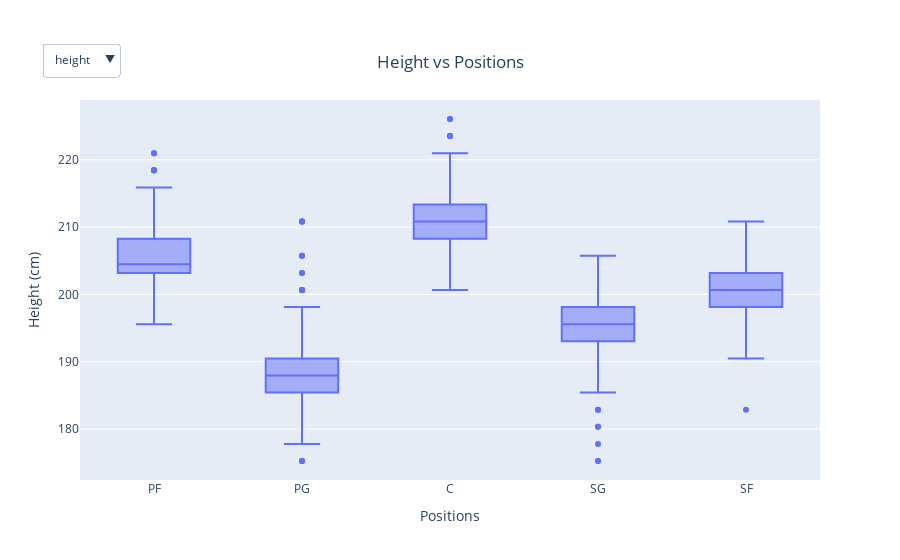

Notebook source saved alongside this figure:
### Code cell
# player characteristics vs position

fig = go.Figure()
fig.add_trace(go.Box(x=df.pos, y=df.height, visible=True))

buttons = []
# Add buttons for each variable
for col in ['height', 'weight', 'age']:
    unit = 'cm' if col == 'height' else ('lbs' if col == 'weight' else 'years')
    data = {'x':[df.pos],
             'y':[df[col]],
             'type':'box',}
    layout = {'title': f"{col.title()} vs Positions",
              'xaxis': {'title': 'Positions'},
              'yaxis': {'title': f"{col.title()} ({unit})"}}
    buttons.append(dict(method='update',
                        label=col,
                        visible=True,
                        args=[data, layout, [0]]))

updatemenus = list([
    dict(buttons=buttons,
         direction='down',
         showactive=True,
         x=0,
         y=1.15,
         xanchor="center",
         yanchor="top")
])

# add dropdown menus to the figure
fig.update_layout(updatemenus=updatemenus, title={
        'text': "Height vs Positions",
        'y':0.9,
        'x':0.5,
        'xanchor': 'center',
        'yanchor': 'top',},
        xaxis={'title': 'Positions'},
        yaxis={'title': 'Height (cm)'})
fig.show()

### Figure 1 — Plotly figure (JSON) as saved in the notebook; plotly's stock layout.template omitted (floating-point values rounded to 4 significant figures; data arrays with more than 128 entries replaced by an {"elided": "..."} marker saying what was removed)
{"data": [{"type": "box", "visible": true, "x": {"elided": "2285 str values"}, "y": {"elided": "2285 float values"}}], "layout": {"title": {"text": "Height vs Positions", "x": 0.5, "xanchor": "center", "y": 0.9, "yanchor": "top"}, "updatemenus": [{"buttons": [{"args": [{"type": "box", "x": {"elided": "1x2285 str values"}, "y": {"elided": "1x2285 float values"}}, {"title": "Height vs Positions", "xaxis": {"title": "Positions"}, "yaxis": {"title": "Height (cm)"}}, [0]], "label": "height", "method": "update", "visible": true}, {"args": [{"type": "box", "x": {"elided": "1x2285 str values"}, "y": {"elided": "1x2285 int values"}}, {"title": "Weight vs Positions", "xaxis": {"title": "Positions"}, "yaxis": {"title": "Weight (lbs)"}}, [0]], "label": "weight", "method": "update", "visible": true}, {"args": [{"type": "box", "x": {"elided": "1x2285 str values"}, "y": {"elided": "1x2285 int values"}}, {"title": "Age vs Positions", "xaxis": {"title": "Positions"}, "yaxis": {"title": "Age (years)"}}, [0]], "label": "age", "method": "update", "visible": true}], "direction": "down", "showactive": true, "x": 0, "xanchor": "center", "y": 1.15, "yanchor": "top"}], "xaxis": {"title": {"text": "Positions"}}, "yaxis": {"title": {"text": "Height (cm)"}}}}
